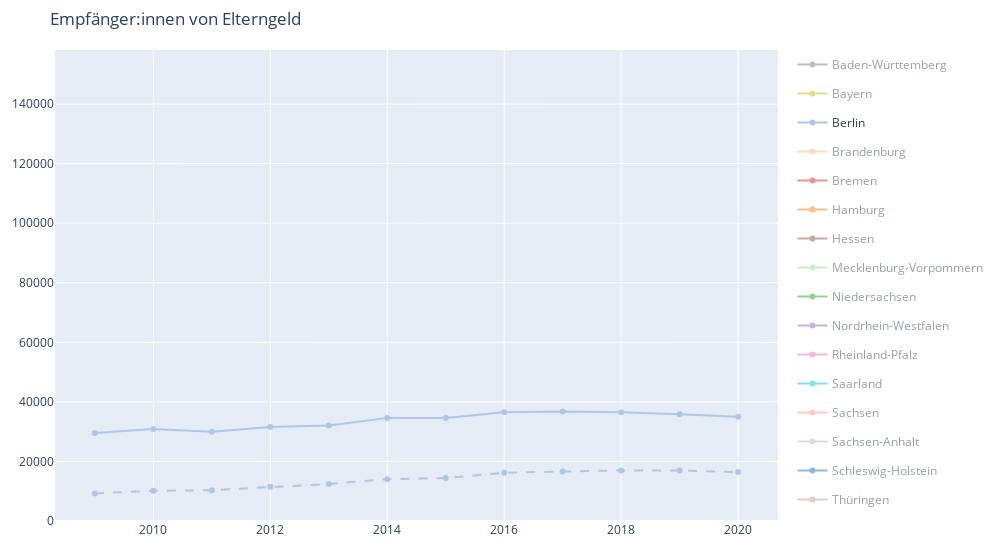

Notebook source saved alongside this figure:
### Markdown cell above
## Empfänger:innen von Elterngeld

Die Daten für die Anzahl der Empfangenden von Elterngeld *(destatis: 22922-0025)* sind zeitlich auf Quartalsebene aufgelöst.
Das ist einerseits besser als Jahresdaten, andererseits gibt es starke saisonale Effekte.
Die lenken von längerfristigen Trends ab, daher aggregieren wir pro Jahr.
Der Nachteil: Wir verlieren das letzte Jahr, wenn dort nicht vier Quartale geliefert werden, denn sonst ist die Jahressumme für dieses Jahr natürlich weit unter dem Vorjahr.

### Code cell
eg = pd.read_parquet(destatis_sources["eg_empf"]["processed_file"])
eg = eg.reset_index(drop=True)

lastyear = eg.jahr.max()
entries_lastyear = eg[["jahr"]].value_counts().sort_index().iloc[-1]
entries_penultim = eg[["jahr"]].value_counts().sort_index().iloc[-2]

if entries_lastyear < entries_penultim:
    eg = eg.loc[eg.jahr.ne(lastyear)]

eg = eg.loc[eg.art.eq("Insgesamt")]
eg = eg.loc[eg.fm.ne("Insgesamt")]

eg = eg.groupby(["jahr", "land", "fm", "art"]).sum().drop("quartal", axis=1).reset_index()

eg["grp_display"] = eg.apply(
    lambda row: f"{'Mütter' if row.fm=='weiblich' else 'Väter'} in {row.land}",
    axis=1
)

eg = eg.sort_values(by=["jahr", "land", "fm"], ascending=[True, True, False]).reset_index(drop=True)
land_clr = {
    'Schleswig-Holstein': '#1f77b4',
    'Hamburg': '#ff7f0e',
    'Niedersachsen': '#2ca02c',
    'Bremen': '#d62728',
    'Nordrhein-Westfalen': '#9467bd',
    'Hessen': '#8c564b',
    'Rheinland-Pfalz': '#e377c2',
    'Baden-Württemberg': '#7f7f7f',
    'Bayern': '#bcbd22',
    'Saarland': '#17becf',
    'Berlin': '#aec7e8',
    'Brandenburg': '#ffbb78',
    'Mecklenburg-Vorpommern': '#98df8a',
    'Sachsen': '#ff9896',
    'Sachsen-Anhalt': '#c5b0d5',
    'Thüringen': '#c49c94',
}

fm_line = {
    "weiblich": "solid",
    "männlich": "dash",
}

fig = go.Figure()

for var, lgrp in eg.groupby(["land", "fm"]):
    fig.add_trace(
        go.Scatter(
            x=lgrp.jahr,
            y=lgrp.pers,
            mode="markers+lines",
            line=dict(
                dash=fm_line[var[1]],
                color=land_clr[var[0]]
            ),
            name=var[0],
            showlegend=var[1]=="weiblich",
            legendgroup=var[0],
            visible=True if var[0] == "Berlin" else "legendonly",
            customdata=lgrp.grp_display.values,
            hovertemplate="%{customdata}: %{y:f}<extra></extra>"
        )
    )

fig.update_layout(
    hovermode="x unified",
    width=1000,
    height=550,
    margin=dict(t=50, r=20, b=20, l=20),
    yaxis=dict(
        range=[0, eg.pers.max()],
        tickformat=".0f"
    ),
    title="Empfänger:innen von Elterngeld"
)

fig.show()

### Figure 1 — Plotly figure (JSON) as saved in the notebook; plotly's stock layout.template omitted (floating-point values rounded to 4 significant figures)
{"data": [{"customdata": ["Väter in Baden-Württemberg", "Väter in Baden-Württemberg", "Väter in Baden-Württemberg", "Väter in Baden-Württemberg", "Väter in Baden-Württemberg", "Väter in Baden-Württemberg", "Väter in Baden-Württemberg", "Väter in Baden-Württemberg", "Väter in Baden-Württemberg", "Väter in Baden-Württemberg", "Väter in Baden-Württemberg", "Väter in Baden-Württemberg"], "hovertemplate": "%{customdata}: %{y:f}<extra></extra>", "legendgroup": "Baden-Württemberg", "line": {"color": "#7f7f7f", "dash": "dash"}, "mode": "markers+lines", "name": "Baden-Württemberg", "showlegend": false, "type": "scatter", "visible": "legendonly", "x": [2009, 2010, 2011, 2012, 2013, 2014, 2015, 2016, 2017, 2018, 2019, 2020], "y": [21064, 23716, 25872, 28861, 33269, 37034, 39061, 42398, 44699, 46890, 48199, 49058]}, {"customdata": ["Mütter in Baden-Württemberg", "Mütter in Baden-Württemberg", "Mütter in Baden-Württemberg", "Mütter in Baden-Württemberg", "Mütter in Baden-Württemberg", "Mütter in Baden-Württemberg", "Mütter in Baden-Württemberg", "Mütter in Baden-Württemberg", "Mütter in Baden-Württemberg", "Mütter in Baden-Württemberg", "Mütter in Baden-Württemberg", "Mütter in Baden-Württemberg"], "hovertemplate": "%{customdata}: %{y:f}<extra></extra>", "legendgroup": "Baden-Württemberg", "line": {"color": "#7f7f7f", "dash": "solid"}, "mode": "markers+lines", "name": "Baden-Württemberg", "showlegend": true, "type": "scatter", "visible": "legendonly", "x": [2009, 2010, 2011, 2012, 2013, 2014, 2015, 2016, 2017, 2018, 2019, 2020], "y": [85681, 86849, 84848, 86356, 90071, 94097, 95487, 100284, 102025, 103211, 103164, 103521]}, {"customdata": ["Väter in Bayern", "Väter in Bayern", "Väter in Bayern", "Väter in Bayern", "Väter in Bayern", "Väter in Bayern", "Väter in Bayern", "Väter in Bayern", "Väter in Bayern", "Väter in Bayern", "Väter in Bayern", "Väter in Bayern"], "hovertemplate": "%{customdata}: %{y:f}<extra></extra>", "legendgroup": "Bayern", "line": {"color": "#bcbd22", "dash": "dash"}, "mode": "markers+lines", "name": "Bayern", "showlegend": false, "type": "scatter", "visible": "legendonly", "x": [2009, 2010, 2011, 2012, 2013, 2014, 2015, 2016, 2017, 2018, 2019, 2020], "y": [30640, 33750, 36206, 39814, 43649, 47567, 50282, 54694, 56962, 59385, 61573, 62597]}, {"customdata": ["Mütter in Bayern", "Mütter in Bayern", "Mütter in Bayern", "Mütter in Bayern", "Mütter in Bayern", "Mütter in Bayern", "Mütter in Bayern", "Mütter in Bayern", "Mütter in Bayern", "Mütter in Bayern", "Mütter in Bayern", "Mütter in Bayern"], "hovertemplate": "%{customdata}: %{y:f}<extra></extra>", "legendgroup": "Bayern", "line": {"color": "#bcbd22", "dash": "solid"}, "mode": "markers+lines", "name": "Bayern", "showlegend": true, "type": "scatter", "visible": "legendonly", "x": [2009, 2010, 2011, 2012, 2013, 2014, 2015, 2016, 2017, 2018, 2019, 2020], "y": [99090, 100798, 99176, 103188, 107152, 111045, 112184, 117617, 119356, 120357, 121403, 122668]}, {"customdata": ["Väter in Berlin", "Väter in Berlin", "Väter in Berlin", "Väter in Berlin", "Väter in Berlin", "Väter in Berlin", "Väter in Berlin", "Väter in Berlin", "Väter in Berlin", "Väter in Berlin", "Väter in Berlin", "Väter in Berlin"], "hovertemplate": "%{customdata}: %{y:f}<extra></extra>", "legendgroup": "Berlin", "line": {"color": "#aec7e8", "dash": "dash"}, "mode": "markers+lines", "name": "Berlin", "showlegend": false, "type": "scatter", "visible": true, "x": [2009, 2010, 2011, 2012, 2013, 2014, 2015, 2016, 2017, 2018, 2019, 2020], "y": [9257, 10147, 10343, 11478, 12427, 14041, 14412, 16210, 16657, 16990, 16968, 16451]}, {"customdata": ["Mütter in Berlin", "Mütter in Berlin", "Mütter in Berlin", "Mütter in Berlin", "Mütter in Berlin", "Mütter in Berlin", "Mütter in Berlin", "Mütter in Berlin", "Mütter in Berlin", "Mütter in Berlin", "Mütter in Berlin", "Mütter in Berlin"], "hovertemplate": "%{customdata}: %{y:f}<extra></extra>", "legendgroup": "Berlin", "line": {"color": "#aec7e8", "dash": "solid"}, "mode": "markers+lines", "name": "Berlin", "showlegend": true, "type": "scatter", "visible": true, "x": [2009, 2010, 2011, 2012, 2013, 2014, 2015, 2016, 2017, 2018, 2019, 2020], "y": [29542, 30860, 29996, 31603, 32065, 34593, 34581, 36531, 36759, 36491, 35844, 34979]}, {"customdata": ["Väter in Brandenburg", "Väter in Brandenburg", "Väter in Brandenburg", "Väter in Brandenburg", "Väter in Brandenburg", "Väter in Brandenburg", "Väter in Brandenburg", "Väter in Brandenburg", "Väter in Brandenburg", "Väter in Brandenburg", "Väter in Brandenburg", "Väter in Brandenburg"], "hovertemplate": "%{customdata}: %{y:f}<extra></extra>", "legendgroup": "Brandenburg", "line": {"color": "#ffbb78", "dash": "dash"}, "mode": "markers+lines", "name": "Brandenburg", "showlegend": false, "type": "scatter", "visible": "legendonly", "x": [2009, 2010, 2011, 2012, 2013, 2014, 2015, 2016, 2017, 2018, 2019, 2020], "y": [4840, 5127, 5284, 5751, 6298, 6940, 7317, 8330, 8693, 8959, 8908, 8695]}, {"customdata": ["Mütter in Brandenburg", "Mütter in Brandenburg", "Mütter in Brandenburg", "Mütter in Brandenburg", "Mütter in Brandenburg", "Mütter in Brandenburg", "Mütter in Brandenburg", "Mütter in Brandenburg", "Mütter in Brandenburg", "Mütter in Brandenburg", "Mütter in Brandenburg", "Mütter in Brandenburg"], "hovertemplate": "%{customdata}: %{y:f}<extra></extra>", "legendgroup": "Brandenburg", "line": {"color": "#ffbb78", "dash": "solid"}, "mode": "markers+lines", "name": "Brandenburg", "showlegend": true, "type": "scatter", "visible": "legendonly", "x": [2009, 2010, 2011, 2012, 2013, 2014, 2015, 2016, 2017, 2018, 2019, 2020], "y": [17643, 18057, 17350, 17571, 17821, 18509, 18211, 19549, 19299, 19451, 18415, 18094]}, {"customdata": ["Väter in Bremen", "Väter in Bremen", "Väter in Bremen", "Väter in Bremen", "Väter in Bremen", "Väter in Bremen", "Väter in Bremen", "Väter in Bremen", "Väter in Bremen", "Väter in Bremen", "Väter in Bremen", "Väter in Bremen"], "hovertemplate": "%{customdata}: %{y:f}<extra></extra>", "legendgroup": "Bremen", "line": {"color": "#d62728", "dash": "dash"}, "mode": "markers+lines", "name": "Bremen", "showlegend": false, "type": "scatter", "visible": "legendonly", "x": [2009, 2010, 2011, 2012, 2013, 2014, 2015, 2016, 2017, 2018, 2019, 2020], "y": [976, 1020, 1102, 1218, 1415, 1619, 1760, 2005, 2197, 2343, 2436, 2193]}, {"customdata": ["Mütter in Bremen", "Mütter in Bremen", "Mütter in Bremen", "Mütter in Bremen", "Mütter in Bremen", "Mütter in Bremen", "Mütter in Bremen", "Mütter in Bremen", "Mütter in Bremen", "Mütter in Bremen", "Mütter in Bremen", "Mütter in Bremen"], "hovertemplate": "%{customdata}: %{y:f}<extra></extra>", "legendgroup": "Bremen", "line": {"color": "#d62728", "dash": "solid"}, "mode": "markers+lines", "name": "Bremen", "showlegend": true, "type": "scatter", "visible": "legendonly", "x": [2009, 2010, 2011, 2012, 2013, 2014, 2015, 2016, 2017, 2018, 2019, 2020], "y": [5076, 5079, 4892, 5154, 5317, 5777, 6090, 6212, 6356, 6488, 6463, 6264]}, {"customdata": ["Väter in Hamburg", "Väter in Hamburg", "Väter in Hamburg", "Väter in Hamburg", "Väter in Hamburg", "Väter in Hamburg", "Väter in Hamburg", "Väter in Hamburg", "Väter in Hamburg", "Väter in Hamburg", "Väter in Hamburg", "Väter in Hamburg"], "hovertemplate": "%{customdata}: %{y:f}<extra></extra>", "legendgroup": "Hamburg", "line": {"color": "#ff7f0e", "dash": "dash"}, "mode": "markers+lines", "name": "Hamburg", "showlegend": false, "type": "scatter", "visible": "legendonly", "x": [2009, 2010, 2011, 2012, 2013, 2014, 2015, 2016, 2017, 2018, 2019, 2020], "y": [4379, 4688, 4991, 5627, 6348, 7088, 7446, 8129, 8444, 8803, 8912, 8491]}, {"customdata": ["Mütter in Hamburg", "Mütter in Hamburg", "Mütter in Hamburg", "Mütter in Hamburg", "Mütter in Hamburg", "Mütter in Hamburg", "Mütter in Hamburg", "Mütter in Hamburg", "Mütter in Hamburg", "Mütter in Hamburg", "Mütter in Hamburg", "Mütter in Hamburg"], "hovertemplate": "%{customdata}: %{y:f}<extra></extra>", "legendgroup": "Hamburg", "line": {"color": "#ff7f0e", "dash": "solid"}, "mode": "markers+lines", "name": "Hamburg", "showlegend": true, "type": "scatter", "visible": "legendonly", "x": [2009, 2010, 2011, 2012, 2013, 2014, 2015, 2016, 2017, 2018, 2019, 2020], "y": [15768, 16222, 15838, 16386, 17142, 18124, 18174, 19528, 19530, 19358, 19156, 18615]}, {"customdata": ["Väter in Hessen", "Väter in Hessen", "Väter in Hessen", "Väter in Hessen", "Väter in Hessen", "Väter in Hessen", "Väter in Hessen", "Väter in Hessen", "Väter in Hessen", "Väter in Hessen", "Väter in Hessen", "Väter in Hessen"], "hovertemplate": "%{customdata}: %{y:f}<extra></extra>", "legendgroup": "Hessen", "line": {"color": "#8c564b", "dash": "dash"}, "mode": "markers+lines", "name": "Hessen", "showlegend": false, "type": "scatter", "visible": "legendonly", "x": [2009, 2010, 2011, 2012, 2013, 2014, 2015, 2016, 2017, 2018, 2019, 2020], "y": [11274, 12494, 13185, 14407, 15637, 17735, 18260, 20111, 21192, 21921, 21910, 21868]}, {"customdata": ["Mütter in Hessen", "Mütter in Hessen", "Mütter in Hessen", "Mütter in Hessen", "Mütter in Hessen", "Mütter in Hessen", "Mütter in Hessen", "Mütter in Hessen", "Mütter in Hessen", "Mütter in Hessen", "Mütter in Hessen", "Mütter in Hessen"], "hovertemplate": "%{customdata}: %{y:f}<extra></extra>", "legendgroup": "Hessen", "line": {"color": "#8c564b", "dash": "solid"}, "mode": "markers+lines", "name": "Hessen", "showlegend": true, "type": "scatter", "visible": "legendonly", "x": [2009, 2010, 2011, 2012, 2013, 2014, 2015, 2016, 2017, 2018, 2019, 2020], "y": [48203, 49198, 48397, 48693, 50097, 52252, 52663, 55179, 55674, 56077, 55287, 54732]}, {"customdata": ["Väter in Mecklenburg-Vorpommern", "Väter in Mecklenburg-Vorpommern", "Väter in Mecklenburg-Vorpommern", "Väter in Mecklenburg-Vorpommern", "Väter in Mecklenburg-Vorpommern", "Väter in Mecklenburg-Vorpommern", "Väter in Mecklenburg-Vorpommern", "Väter in Mecklenburg-Vorpommern", "Väter in Mecklenburg-Vorpommern", "Väter in Mecklenburg-Vorpommern", "Väter in Mecklenburg-Vorpommern", "Väter in Mecklenburg-Vorpommern"], "hovertemplate": "%{customdata}: %{y:f}<extra></extra>", "legendgroup": "Mecklenburg-Vorpommern", "line": {"color": "#98df8a", "dash": "dash"}, "mode": "markers+lines", "name": "Mecklenburg-Vorpommern", "showlegend": false, "type": "scatter", "visible": "legendonly", "x": [2009, 2010, 2011, 2012, 2013, 2014, 2015, 2016, 2017, 2018, 2019, 2020], "y": [2913, 3049, 2734, 3091, 3258, 3532, 3920, 4453, 4540, 4747, 4770, 4699]}, {"customdata": ["Mütter in Mecklenburg-Vorpommern", "Mütter in Mecklenburg-Vorpommern", "Mütter in Mecklenburg-Vorpommern", "Mütter in Mecklenburg-Vorpommern", "Mütter in Mecklenburg-Vorpommern", "Mütter in Mecklenburg-Vorpommern", "Mütter in Mecklenburg-Vorpommern", "Mütter in Mecklenburg-Vorpommern", "Mütter in Mecklenburg-Vorpommern", "Mütter in Mecklenburg-Vorpommern", "Mütter in Mecklenburg-Vorpommern", "Mütter in Mecklenburg-Vorpommern"], "hovertemplate": "%{customdata}: %{y:f}<extra></extra>", "legendgroup": "Mecklenburg-Vorpommern", "line": {"color": "#98df8a", "dash": "solid"}, "mode": "markers+lines", "name": "Mecklenburg-Vorpommern", "showlegend": true, "type": "scatter", "visible": "legendonly", "x": [2009, 2010, 2011, 2012, 2013, 2014, 2015, 2016, 2017, 2018, 2019, 2020], "y": [12409, 12682, 12007, 12128, 12182, 12357, 12418, 12490, 12341, 12302, 11991, 11374]}, {"customdata": ["Väter in Niedersachsen", "Väter in Niedersachsen", "Väter in Niedersachsen", "Väter in Niedersachsen", "Väter in Niedersachsen", "Väter in Niedersachsen", "Väter in Niedersachsen", "Väter in Niedersachsen", "Väter in Niedersachsen", "Väter in Niedersachsen", "Väter in Niedersachsen", "Väter in Niedersachsen"], "hovertemplate": "%{customdata}: %{y:f}<extra></extra>", "legendgroup": "Niedersachsen", "line": {"color": "#2ca02c", "dash": "dash"}, "mode": "markers+lines", "name": "Niedersachsen", "showlegend": false, "type": "scatter", "visible": "legendonly", "x": [2009, 2010, 2011, 2012, 2013, 2014, 2015, 2016, 2017, 2018, 2019, 2020], "y": [12851, 13971, 14678, 15979, 18159, 21202, 22419, 25558, 26809, 28685, 30043, 30220]}, {"customdata": ["Mütter in Niedersachsen", "Mütter in Niedersachsen", "Mütter in Niedersachsen", "Mütter in Niedersachsen", "Mütter in Niedersachsen", "Mütter in Niedersachsen", "Mütter in Niedersachsen", "Mütter in Niedersachsen", "Mütter in Niedersachsen", "Mütter in Niedersachsen", "Mütter in Niedersachsen", "Mütter in Niedersachsen"], "hovertemplate": "%{customdata}: %{y:f}<extra></extra>", "legendgroup": "Niedersachsen", "line": {"color": "#2ca02c", "dash": "solid"}, "mode": "markers+lines", "name": "Niedersachsen", "showlegend": true, "type": "scatter", "visible": "legendonly", "x": [2009, 2010, 2011, 2012, 2013, 2014, 2015, 2016, 2017, 2018, 2019, 2020], "y": [58916, 59928, 57532, 58713, 60835, 64480, 63839, 68570, 68823, 69680, 69441, 69938]}, {"customdata": ["Väter in Nordrhein-Westfalen", "Väter in Nordrhein-Westfalen", "Väter in Nordrhein-Westfalen", "Väter in Nordrhein-Westfalen", "Väter in Nordrhein-Westfalen", "Väter in Nordrhein-Westfalen", "Väter in Nordrhein-Westfalen", "Väter in Nordrhein-Westfalen", "Väter in Nordrhein-Westfalen", "Väter in Nordrhein-Westfalen", "Väter in Nordrhein-Westfalen", "Väter in Nordrhein-Westfalen"], "hovertemplate": "%{customdata}: %{y:f}<extra></extra>", "legendgroup": "Nordrhein-Westfalen", "line": {"color": "#9467bd", "dash": "dash"}, "mode": "markers+lines", "name": "Nordrhein-Westfalen", "showlegend": false, "type": "scatter", "visible": "legendonly", "x": [2009, 2010, 2011, 2012, 2013, 2014, 2015, 2016, 2017, 2018, 2019, 2020], "y": [25646, 27580, 28214, 30397, 36500, 41515, 44184, 50486, 53872, 57523, 58819, 59733]}, {"customdata": ["Mütter in Nordrhein-Westfalen", "Mütter in Nordrhein-Westfalen", "Mütter in Nordrhein-Westfalen", "Mütter in Nordrhein-Westfalen", "Mütter in Nordrhein-Westfalen", "Mütter in Nordrhein-Westfalen", "Mütter in Nordrhein-Westfalen", "Mütter in Nordrhein-Westfalen", "Mütter in Nordrhein-Westfalen", "Mütter in Nordrhein-Westfalen", "Mütter in Nordrhein-Westfalen", "Mütter in Nordrhein-Westfalen"], "hovertemplate": "%{customdata}: %{y:f}<extra></extra>", "legendgroup": "Nordrhein-Westfalen", "line": {"color": "#9467bd", "dash": "solid"}, "mode": "markers+lines", "name": "Nordrhein-Westfalen", "showlegend": true, "type": "scatter", "visible": "legendonly", "x": [2009, 2010, 2011, 2012, 2013, 2014, 2015, 2016, 2017, 2018, 2019, 2020], "y": [136298, 138335, 132414, 135392, 139406, 147066, 147438, 155064, 156397, 158148, 156125, 156208]}, {"customdata": ["Väter in Rheinland-Pfalz", "Väter in Rheinland-Pfalz", "Väter in Rheinland-Pfalz", "Väter in Rheinland-Pfalz", "Väter in Rheinland-Pfalz", "Väter in Rheinland-Pfalz", "Väter in Rheinland-Pfalz", "Väter in Rheinland-Pfalz", "Väter in Rheinland-Pfalz", "Väter in Rheinland-Pfalz", "Väter in Rheinland-Pfalz", "Väter in Rheinland-Pfalz"], "hovertemplate": "%{customdata}: %{y:f}<extra></extra>", "legendgroup": "Rheinland-Pfalz", "line": {"color": "#e377c2", "dash": "dash"}, "mode": "markers+lines", "name": "Rheinland-Pfalz", "showlegend": false, "type": "scatter", "visible": "legendonly", "x": [2009, 2010, 2011, 2012, 2013, 2014, 2015, 2016, 2017, 2018, 2019, 2020], "y": [5878, 6489, 6879, 7326, 8451, 9818, 10378, 11611, 12248, 12978, 13525, 13687]}, {"customdata": ["Mütter in Rheinland-Pfalz", "Mütter in Rheinland-Pfalz", "Mütter in Rheinland-Pfalz", "Mütter in Rheinland-Pfalz", "Mütter in Rheinland-Pfalz", "Mütter in Rheinland-Pfalz", "Mütter in Rheinland-Pfalz", "Mütter in Rheinland-Pfalz", "Mütter in Rheinland-Pfalz", "Mütter in Rheinland-Pfalz", "Mütter in Rheinland-Pfalz", "Mütter in Rheinland-Pfalz"], "hovertemplate": "%{customdata}: %{y:f}<extra></extra>", "legendgroup": "Rheinland-Pfalz", "line": {"color": "#e377c2", "dash": "solid"}, "mode": "markers+lines", "name": "Rheinland-Pfalz", "showlegend": true, "type": "scatter", "visible": "legendonly", "x": [2009, 2010, 2011, 2012, 2013, 2014, 2015, 2016, 2017, 2018, 2019, 2020], "y": [29009, 29791, 29011, 29055, 30553, 31893, 32390, 34387, 34717, 34889, 34192, 34679]}, {"customdata": ["Väter in Saarland", "Väter in Saarland", "Väter in Saarland", "Väter in Saarland", "Väter in Saarland", "Väter in Saarland", "Väter in Saarland", "Väter in Saarland", "Väter in Saarland", "Väter in Saarland", "Väter in Saarland", "Väter in Saarland"], "hovertemplate": "%{customdata}: %{y:f}<extra></extra>", "legendgroup": "Saarland", "line": {"color": "#17becf", "dash": "dash"}, "mode": "markers+lines", "name": "Saarland", "showlegend": false, "type": "scatter", "visible": "legendonly", "x": [2009, 2010, 2011, 2012, 2013, 2014, 2015, 2016, 2017, 2018, 2019, 2020], "y": [982, 1095, 1241, 1251, 1398, 1723, 1815, 2247, 2252, 2276, 2477, 2653]}, {"customdata": ["Mütter in Saarland", "Mütter in Saarland", "Mütter in Saarland", "Mütter in Saarland", "Mütter in Saarland", "Mütter in Saarland", "Mütter in Saarland", "Mütter in Saarland", "Mütter in Saarland", "Mütter in Saarland", "Mütter in Saarland", "Mütter in Saarland"], "hovertemplate": "%{customdata}: %{y:f}<extra></extra>", "legendgroup": "Saarland", "line": {"color": "#17becf", "dash": "solid"}, "mode": "markers+lines", "name": "Saarland", "showlegend": true, "type": "scatter", "visible": "legendonly", "x": [2009, 2010, 2011, 2012, 2013, 2014, 2015, 2016, 2017, 2018, 2019, 2020], "y": [6612, 6578, 6597, 6536, 6589, 7082, 7138, 7734, 7822, 7713, 7626, 7697]}, {"customdata": ["Väter in Sachsen", "Väter in Sachsen", "Väter in Sachsen", "Väter in Sachsen", "Väter in Sachsen", "Väter in Sachsen", "Väter in Sachsen", "Väter in Sachsen", "Väter in Sachsen", "Väter in Sachsen", "Väter in Sachsen", "Väter in Sachsen"], "hovertemplate": "%{customdata}: %{y:f}<extra></extra>", "legendgroup": "Sachsen", "line": {"color": "#ff9896", "dash": "dash"}, "mode": "markers+lines", "name": "Sachsen", "showlegend": false, "type": "scatter", "visible": "legendonly", "x": [2009, 2010, 2011, 2012, 2013, 2014, 2015, 2016, 2017, 2018, 2019, 2020], "y": [10237, 11162, 11936, 12976, 14168, 15861, 16614, 17691, 18427, 18396, 18145, 17485]}, {"customdata": ["Mütter in Sachsen", "Mütter in Sachsen", "Mütter in Sachsen", "Mütter in Sachsen", "Mütter in Sachsen", "Mütter in Sachsen", "Mütter in Sachsen", "Mütter in Sachsen", "Mütter in Sachsen", "Mütter in Sachsen", "Mütter in Sachsen", "Mütter in Sachsen"], "hovertemplate": "%{customdata}: %{y:f}<extra></extra>", "legendgroup": "Sachsen", "line": {"color": "#ff9896", "dash": "solid"}, "mode": "markers+lines", "name": "Sachsen", "showlegend": true, "type": "scatter", "visible": "legendonly", "x": [2009, 2010, 2011, 2012, 2013, 2014, 2015, 2016, 2017, 2018, 2019, 2020], "y": [32875, 33862, 32990, 33480, 33951, 35088, 34781, 35659, 35190, 34137, 32855, 31825]}, {"customdata": ["Väter in Sachsen-Anhalt", "Väter in Sachsen-Anhalt", "Väter in Sachsen-Anhalt", "Väter in Sachsen-Anhalt", "Väter in Sachsen-Anhalt", "Väter in Sachsen-Anhalt", "Väter in Sachsen-Anhalt", "Väter in Sachsen-Anhalt", "Väter in Sachsen-Anhalt", "Väter in Sachsen-Anhalt", "Väter in Sachsen-Anhalt", "Väter in Sachsen-Anhalt"], "hovertemplate": "%{customdata}: %{y:f}<extra></extra>", "legendgroup": "Sachsen-Anhalt", "line": {"color": "#c5b0d5", "dash": "dash"}, "mode": "markers+lines", "name": "Sachsen-Anhalt", "showlegend": false, "type": "scatter", "visible": "legendonly", "x": [2009, 2010, 2011, 2012, 2013, 2014, 2015, 2016, 2017, 2018, 2019, 2020], "y": [3170, 3278, 3536, 3721, 4250, 4723, 5237, 5969, 6264, 6396, 6295, 6186]}, {"customdata": ["Mütter in Sachsen-Anhalt", "Mütter in Sachsen-Anhalt", "Mütter in Sachsen-Anhalt", "Mütter in Sachsen-Anhalt", "Mütter in Sachsen-Anhalt", "Mütter in Sachsen-Anhalt", "Mütter in Sachsen-Anhalt", "Mütter in Sachsen-Anhalt", "Mütter in Sachsen-Anhalt", "Mütter in Sachsen-Anhalt", "Mütter in Sachsen-Anhalt", "Mütter in Sachsen-Anhalt"], "hovertemplate": "%{customdata}: %{y:f}<extra></extra>", "legendgroup": "Sachsen-Anhalt", "line": {"color": "#c5b0d5", "dash": "solid"}, "mode": "markers+lines", "name": "Sachsen-Anhalt", "showlegend": true, "type": "scatter", "visible": "legendonly", "x": [2009, 2010, 2011, 2012, 2013, 2014, 2015, 2016, 2017, 2018, 2019, 2020], "y": [15998, 15945, 15651, 15779, 16200, 16502, 16318, 16660, 16626, 16148, 15521, 15053]}, {"customdata": ["Väter in Schleswig-Holstein", "Väter in Schleswig-Holstein", "Väter in Schleswig-Holstein", "Väter in Schleswig-Holstein", "Väter in Schleswig-Holstein", "Väter in Schleswig-Holstein", "Väter in Schleswig-Holstein", "Väter in Schleswig-Holstein", "Väter in Schleswig-Holstein", "Väter in Schleswig-Holstein", "Väter in Schleswig-Holstein", "Väter in Schleswig-Holstein"], "hovertemplate": "%{customdata}: %{y:f}<extra></extra>", "legendgroup": "Schleswig-Holstein", "line": {"color": "#1f77b4", "dash": "dash"}, "mode": "markers+lines", "name": "Schleswig-Holstein", "showlegend": false, "type": "scatter", "visible": "legendonly", "x": [2009, 2010, 2011, 2012, 2013, 2014, 2015, 2016, 2017, 2018, 2019, 2020], "y": [4165, 4741, 4864, 5203, 5780, 6675, 6852, 7825, 8138, 8632, 8736, 8703]}, {"customdata": ["Mütter in Schleswig-Holstein", "Mütter in Schleswig-Holstein", "Mütter in Schleswig-Holstein", "Mütter in Schleswig-Holstein", "Mütter in Schleswig-Holstein", "Mütter in Schleswig-Holstein", "Mütter in Schleswig-Holstein", "Mütter in Schleswig-Holstein", "Mütter in Schleswig-Holstein", "Mütter in Schleswig-Holstein", "Mütter in Schleswig-Holstein", "Mütter in Schleswig-Holstein"], "hovertemplate": "%{customdata}: %{y:f}<extra></extra>", "legendgroup": "Schleswig-Holstein", "line": {"color": "#1f77b4", "dash": "solid"}, "mode": "markers+lines", "name": "Schleswig-Holstein", "showlegend": true, "type": "scatter", "visible": "legendonly", "x": [2009, 2010, 2011, 2012, 2013, 2014, 2015, 2016, 2017, 2018, 2019, 2020], "y": [20885, 21385, 20034, 20855, 20963, 22020, 21878, 22780, 22931, 23055, 22558, 22572]}, {"customdata": ["Väter in Thüringen", "Väter in Thüringen", "Väter in Thüringen", "Väter in Thüringen", "Väter in Thüringen", "Väter in Thüringen", "Väter in Thüringen", "Väter in Thüringen", "Väter in Thüringen", "Väter in Thüringen", "Väter in Thüringen", "Väter in Thüringen"], "hovertemplate": "%{customdata}: %{y:f}<extra></extra>", "legendgroup": "Thüringen", "line": {"color": "#c49c94", "dash": "dash"}, "mode": "markers+lines", "name": "Thüringen", "showlegend": false, "type": "scatter", "visible": "legendonly", "x": [2009, 2010, 2011, 2012, 2013, 2014, 2015, 2016, 2017, 2018, 2019, 2020], "y": [4650, 4975, 5324, 5829, 6395, 7219, 7471, 7972, 8244, 8210, 7969, 7626]}, {"customdata": ["Mütter in Thüringen", "Mütter in Thüringen", "Mütter in Thüringen", "Mütter in Thüringen", "Mütter in Thüringen", "Mütter in Thüringen", "Mütter in Thüringen", "Mütter in Thüringen", "Mütter in Thüringen", "Mütter in Thüringen", "Mütter in Thüringen", "Mütter in Thüringen"], "hovertemplate": "%{customdata}: %{y:f}<extra></extra>", "legendgroup": "Thüringen", "line": {"color": "#c49c94", "dash": "solid"}, "mode": "markers+lines", "name": "Thüringen", "showlegend": true, "type": "scatter", "visible": "legendonly", "x": [2009, 2010, 2011, 2012, 2013, 2014, 2015, 2016, 2017, 2018, 2019, 2020], "y": [16269, 16893, 16466, 16778, 17115, 17449, 17068, 17441, 17153, 16611, 15797, 15267]}], "layout": {"height": 550, "hovermode": "x unified", "margin": {"b": 20, "l": 20, "r": 20, "t": 50}, "title": {"text": "Empfänger:innen von Elterngeld"}, "width": 1000, "yaxis": {"range": [0, 158148], "tickformat": ".0f"}}}
